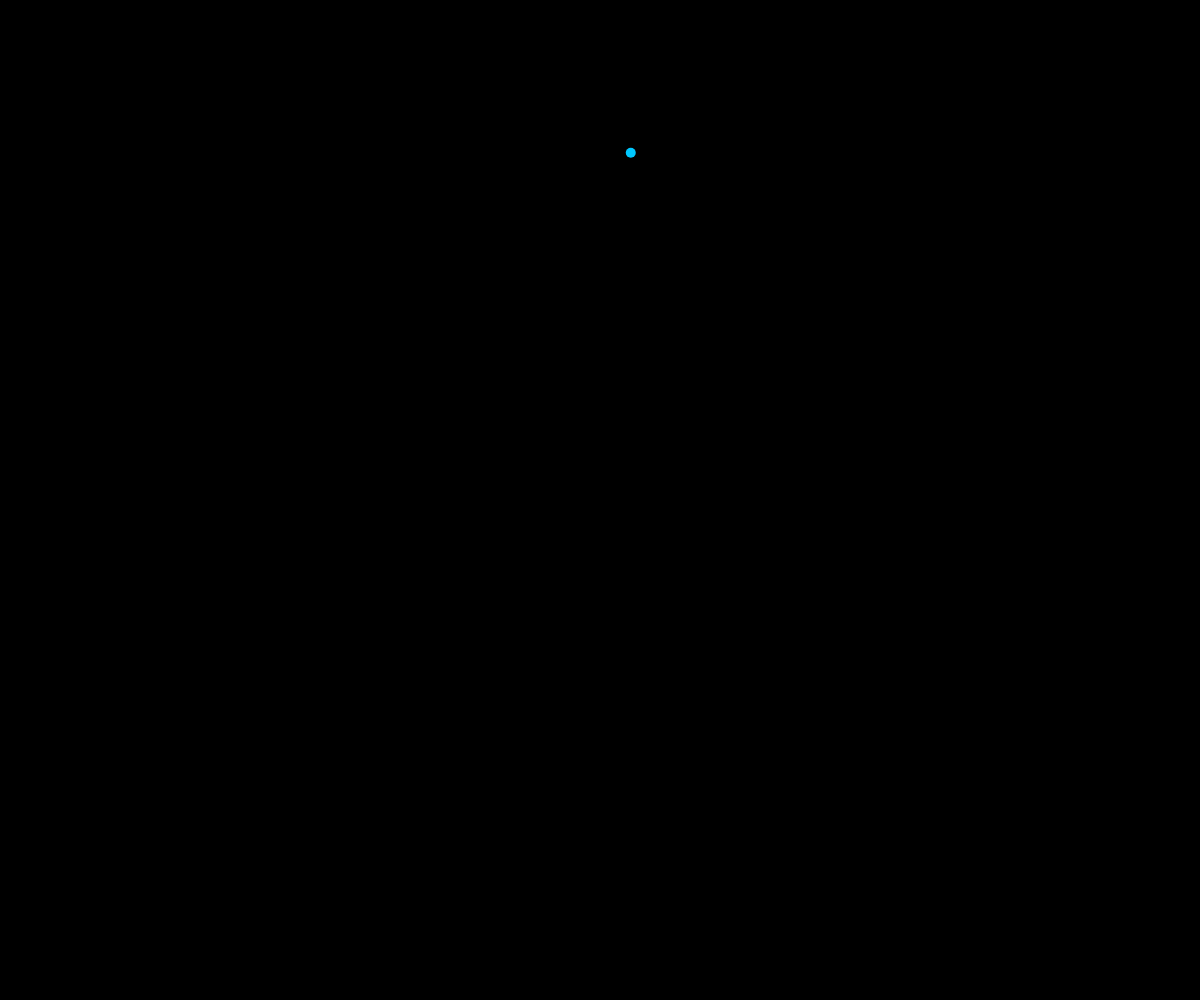
Frame 1 (no input)
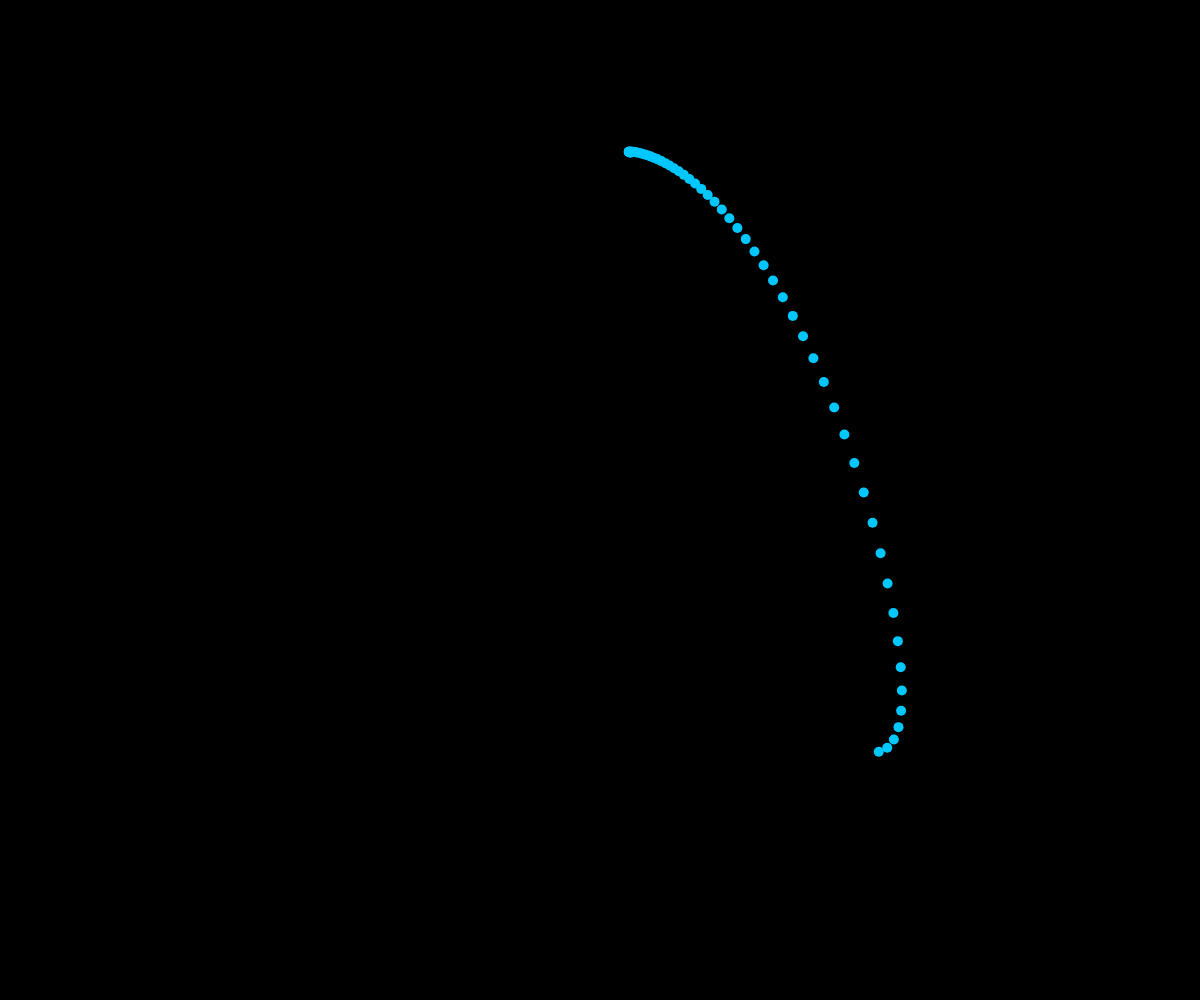
Frame 60 (no input)
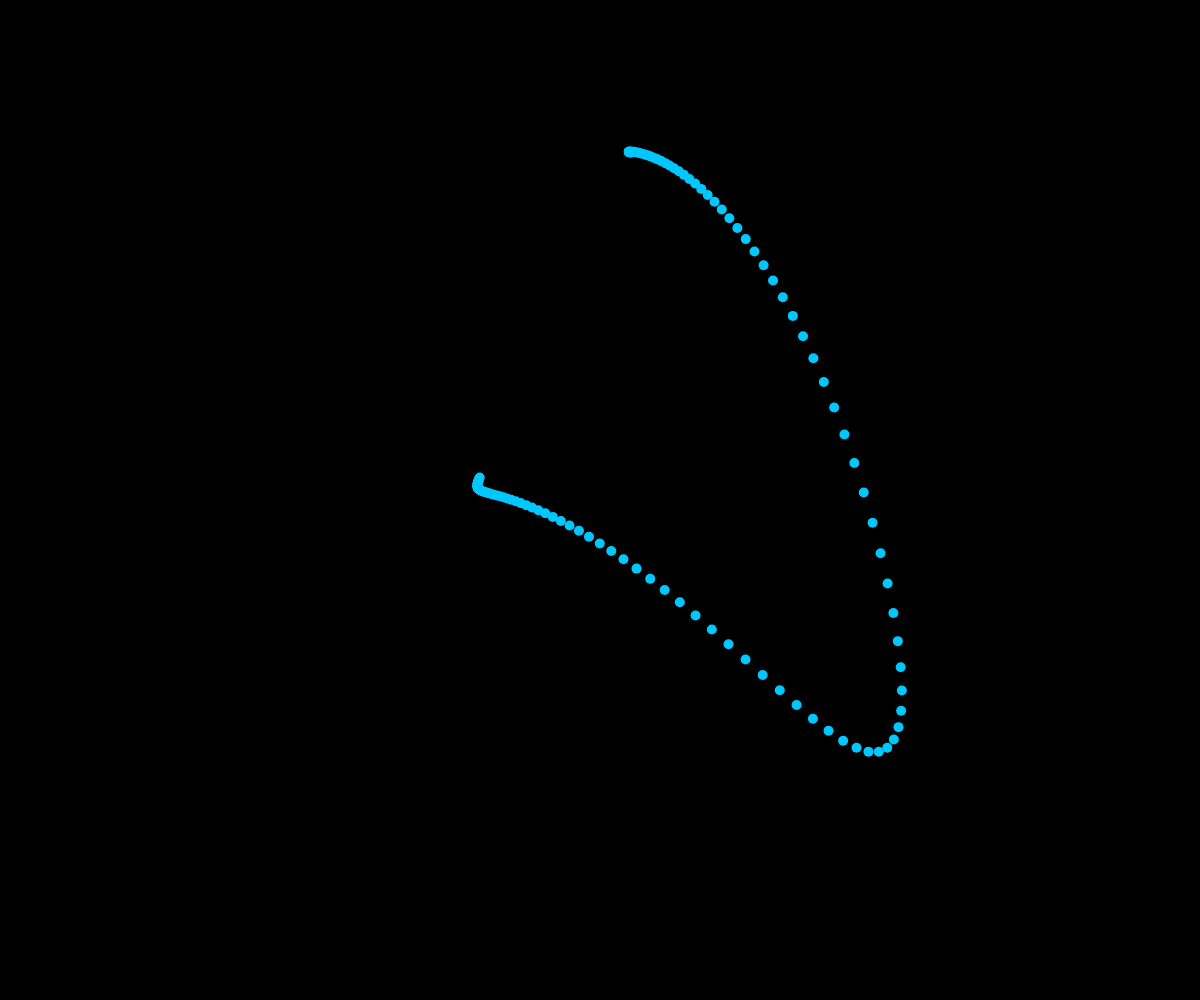
Frame 120 (the mouse pressed at the canvas centre since frame 60)

The p5.js sketch that drew these frames (run headless with seeded random() and noise() and a simulated clock; from frame 60 on, the mouse is pressed at the canvas centre):

// p5.js sketch
// ── sketch.js
//Jaime Villa
//1408893
//106 Final Project
//Lorenz Equations Graph

var x, y, z;

//Lorenz parameters

var sigma = 10;
var rho = 28;
var beta = 8 / 3;
var s = 80;



function preload() {
}
//Creating a canvas
function setup() {
  createCanvas(windowWidth, windowHeight);
  background(0);
  x = random(3);
  y = random(3);
  z = random(3);
}

var t = 4;
var dt = .006;

function Center_x(v) {//arbitrary constant here just to center things
  return windowWidth * (.5 + x / s);
}
function Center_z(v) {
  return windowHeight * (10 + z)/ s;
  
}
function Center_y(v) {
  return windowHeight * (.5 + y / s);
}
//Drawing Lorenz equations
function draw() {
  var dx = sigma * (y - x);
  var dy = x * (rho - z) - y;
  var dz = x * y - beta * z;
  
  

  x += dx * dt;
  y += dy * dt;
  z += dz * dt;

  stroke('rgb(0,200,255)');
  strokeWeight(10);
  point(Center_x(x), Center_z(z));
  
}
